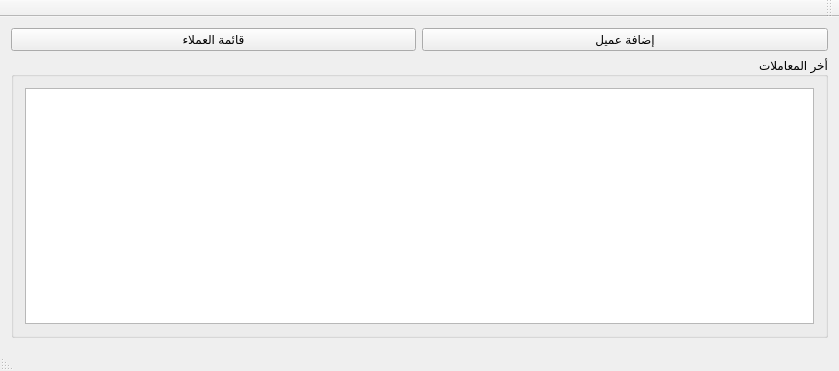
<?xml version="1.0" encoding="UTF-8"?>
<ui version="4.0">
 <class>MainWindow</class>
 <widget class="QMainWindow" name="MainWindow">
  <property name="geometry">
   <rect>
    <x>0</x>
    <y>0</y>
    <width>839</width>
    <height>371</height>
   </rect>
  </property>
  <property name="windowTitle">
   <string>برنامج العملاء</string>
  </property>
  <property name="layoutDirection">
   <enum>Qt::RightToLeft</enum>
  </property>
  <widget class="QWidget" name="centralWidget">
   <layout class="QGridLayout" name="gridLayout">
    <item row="0" column="0">
     <layout class="QVBoxLayout" name="verticalLayout">
      <property name="sizeConstraint">
       <enum>QLayout::SetNoConstraint</enum>
      </property>
      <item>
       <layout class="QHBoxLayout" name="horizontalLayout">
        <item>
         <widget class="QPushButton" name="pushButton_2">
          <property name="text">
           <string>إضافة عميل</string>
          </property>
         </widget>
        </item>
        <item>
         <widget class="QPushButton" name="pushButton">
          <property name="text">
           <string>قائمة العملاء</string>
          </property>
         </widget>
        </item>
       </layout>
      </item>
     </layout>
    </item>
    <item row="1" column="0">
     <widget class="QGroupBox" name="groupBox">
      <property name="title">
       <string>أخر المعاملات</string>
      </property>
      <layout class="QVBoxLayout" name="verticalLayout_2">
       <item>
        <widget class="QTableView" name="tableView">
         <property name="selectionBehavior">
          <enum>QAbstractItemView::SelectRows</enum>
         </property>
         <property name="sortingEnabled">
          <bool>true</bool>
         </property>
        </widget>
       </item>
      </layout>
     </widget>
    </item>
   </layout>
  </widget>
  <widget class="QToolBar" name="mainToolBar">
   <attribute name="toolBarArea">
    <enum>TopToolBarArea</enum>
   </attribute>
   <attribute name="toolBarBreak">
    <bool>false</bool>
   </attribute>
  </widget>
  <widget class="QStatusBar" name="statusBar"/>
 </widget>
 <layoutdefault spacing="6" margin="11"/>
 <resources/>
 <connections/>
</ui>
